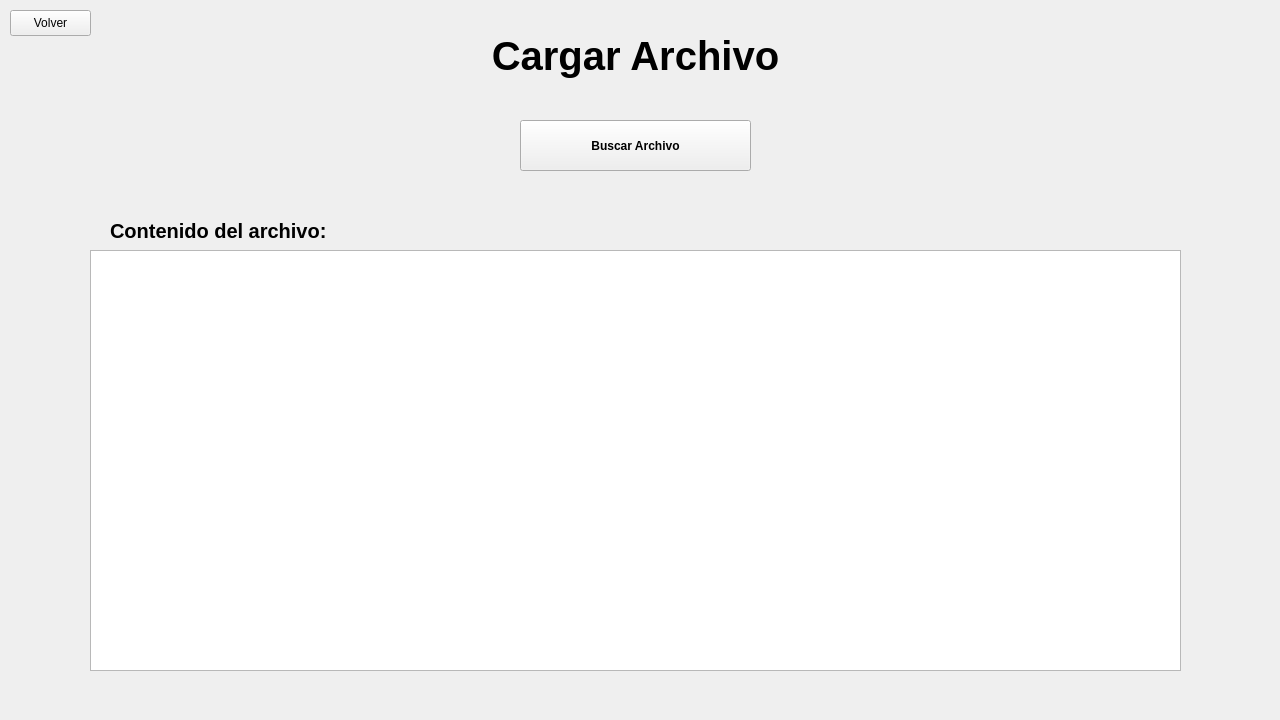
<?xml version="1.0" encoding="UTF-8"?>
<ui version="4.0">
 <class>loadFile</class>
 <widget class="QWidget" name="loadFile">
  <property name="geometry">
   <rect>
    <x>0</x>
    <y>0</y>
    <width>1280</width>
    <height>720</height>
   </rect>
  </property>
  <property name="windowTitle">
   <string>Form</string>
  </property>
  <widget class="QPushButton" name="back_btn">
   <property name="geometry">
    <rect>
     <x>10</x>
     <y>10</y>
     <width>81</width>
     <height>26</height>
    </rect>
   </property>
   <property name="text">
    <string>Volver</string>
   </property>
  </widget>
  <widget class="QLabel" name="label_2">
   <property name="geometry">
    <rect>
     <x>480</x>
     <y>30</y>
     <width>311</width>
     <height>51</height>
    </rect>
   </property>
   <property name="font">
    <font>
     <pointsize>30</pointsize>
     <bold>true</bold>
    </font>
   </property>
   <property name="text">
    <string>Cargar Archivo</string>
   </property>
   <property name="scaledContents">
    <bool>false</bool>
   </property>
   <property name="alignment">
    <set>Qt::AlignmentFlag::AlignCenter</set>
   </property>
   <property name="wordWrap">
    <bool>false</bool>
   </property>
  </widget>
  <widget class="QPushButton" name="buscarFile_btn">
   <property name="geometry">
    <rect>
     <x>520</x>
     <y>120</y>
     <width>231</width>
     <height>51</height>
    </rect>
   </property>
   <property name="font">
    <font>
     <bold>true</bold>
    </font>
   </property>
   <property name="text">
    <string>Buscar Archivo</string>
   </property>
  </widget>
  <widget class="QTextEdit" name="showFile">
   <property name="geometry">
    <rect>
     <x>90</x>
     <y>250</y>
     <width>1091</width>
     <height>421</height>
    </rect>
   </property>
  </widget>
  <widget class="QLabel" name="label">
   <property name="geometry">
    <rect>
     <x>110</x>
     <y>210</y>
     <width>241</width>
     <height>41</height>
    </rect>
   </property>
   <property name="font">
    <font>
     <pointsize>15</pointsize>
     <bold>true</bold>
    </font>
   </property>
   <property name="text">
    <string>Contenido del archivo:</string>
   </property>
  </widget>
 </widget>
 <resources/>
 <connections/>
</ui>
